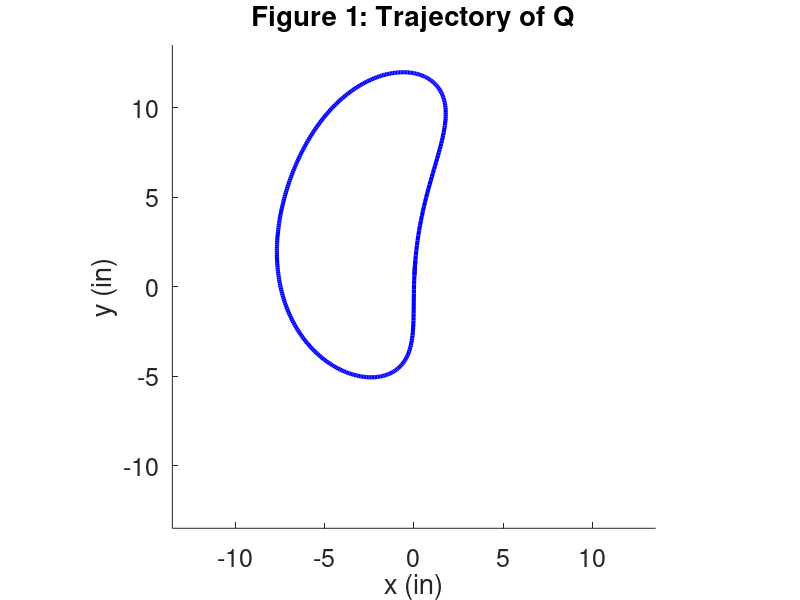

Write MATLAB code to recreate this figure.
% 65168
% Programming Problem 3
clear
clc

% values of scalar knowns (dimensions)
r1 = 10;   % (in)
r2 = 6;
r3 = 8;
r4 = 10;
t1 = 0;

% values of scalar unknowns (the remaining joint variables)
t3 = 30*3.14159/180;
t4 = 95*3.14159/180;

% define vector of initial guesses
x = [t3;t4];
error = ones(2,1);
solution = ones(364,5);

for n = 1:364
    t2 = n/180*3.14159;
    tolerance = 1;
while tolerance > 0.01
    % compute the necessary sines and consines of angles t2-t4
    ct2 = cos(t2);
    st2 = sin(t2);
    ct3 = cos(t3);
    st3 = sin(t3);
    ct4 = cos(t4);
    st4 = sin(t4);
    % compute the functions at the guessed value
    f1 = r2*st2+r3*st3-r4*st4;
    f2 = r2*ct2+r3*ct3-r4*ct4-r1;
    % define vector of functions computed at guessed solution
    f = [f1;f2];
    % calculate the partials of f w.r.t. each element of x
    dfdt3 = [r3*ct3;-r3*st3];
    dfdt4 = [-r4*ct4;r4*st4];
    % define the A matrix
    A = [dfdt3 dfdt4];
    % use equation (2.67) to compute the solution x
    x = x-inv(A)*f;
    % check tolerance
    error(1) = abs(t3-x(1));
    error(2) = abs(t4-x(2));
    tolerance = max(error);
    % update values
    t3 = x(1);
    t4 = x(2);
    tQ = t3+68.3/180*3.14159;
    rQ = 6;
end

solution(n,1) = t2*180/3.14159;
solution(n,2) = t3*180/3.14159;
solution(n,3) = t4*180/3.14159;
solution(n,4) = r2*ct2+rQ*cos(tQ);
solution(n,5) = r2*st2+rQ*sin(tQ);

if t2 == 60*3.14159/180
    x_init = solution(n,4)
    y_init = solution(n,5)
    
end

end


%% GRAPH
figure(1)
plot(solution(:,4),solution(:,5),'b-','LineWidth',3)
xlabel('x (in)'); ylabel('y (in)')
title('Figure 1: Trajectory of Q')
axis([-13.5 13.5 -13.5 13.5],'square')
set(gca,'FontSize',18)
box off
